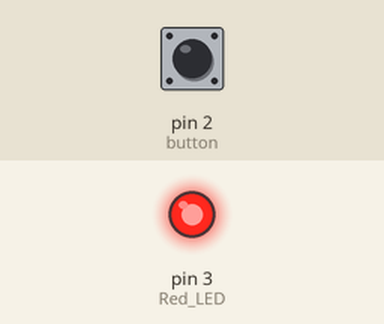
This sketch was run on a simulated Arduino Uno, built with avr-gcc and run on an emulated ATmega328P. Shown: output pins drawn as LEDs (lit = HIGH). Inputs (shaded band) come from the test bench; at power-on: pin 2 (button) LOW.

Above: at 1.2 s.
1.3 s: pin 2 (button) pulled HIGH for 0.15 s
At 2.0 s:
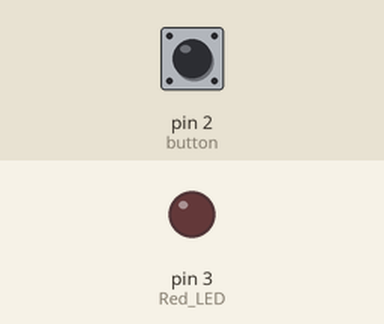
4.4 s: pin 2 (button) pulled HIGH for 1 s
At 7.8 s:
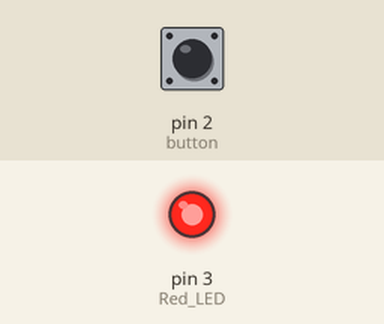
8.4 s: pin 2 (button) pulled HIGH for 3.2 s
At 9.8 s:
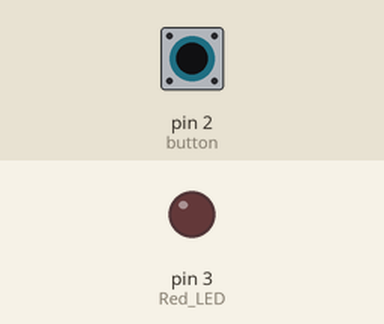
Timing chart, 0 to 15.9 s (numbered marks = the images above; inputs shaded):
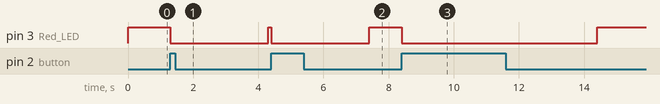

Measured:
- after the input at 1.3 s, pin 3 (Red_LED): HIGH → LOW at once, → HIGH 3.0 s later
- after the input at 4.4 s, pin 3 (Red_LED): HIGH → LOW at once, → HIGH 3.0 s later
- after the input at 8.4 s, pin 3 (Red_LED): HIGH → LOW at once, → HIGH 6.0 s later

The sketch:

Pedestrian_Traffic_Lights.ino
```cpp
//declaration:
int Red_LED=3;

int button=2;
int Button_Value=0;

void setup() {
  // put your setup code here, to run once:
pinMode( Red_LED,OUTPUT);

pinMode( button,INPUT);

digitalWrite(Red_LED, HIGH);


}

void loop() {
  // put your main code here, to run repeatedly:
digitalWrite(Red_LED, HIGH);// the lights show STOP until a pedestrian asks for it)
Button_Value=digitalRead(button);

if(Button_Value==1){
digitalWrite(Red_LED, LOW);
delay(3000);
}

else
{
digitalWrite(Red_LED, HIGH);
}
}
```
